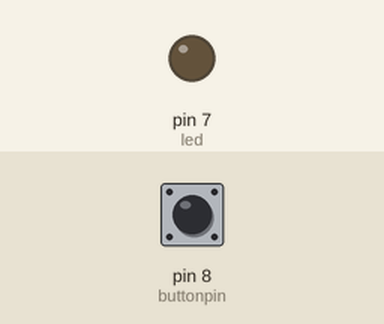
Bench run of a sketch on a simulated Arduino Uno, built with avr-gcc and run on an emulated ATmega328P. On the bench: output pins drawn as LEDs (lit = HIGH). Inputs (shaded band) come from the test bench; at power-on: pin 8 (buttonpin) LOW.

Above: at 1.2 s.
1.3 s: pin 8 (buttonpin) pulled HIGH for 0.15 s
At 1.6 s:
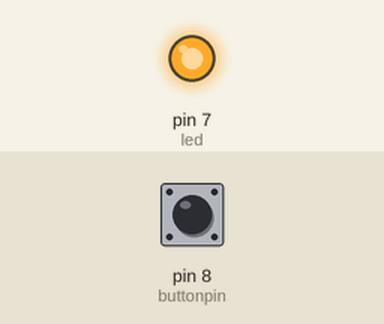
2.9 s: pin 8 (buttonpin) pulled HIGH for 1 s
At 4.0 s:
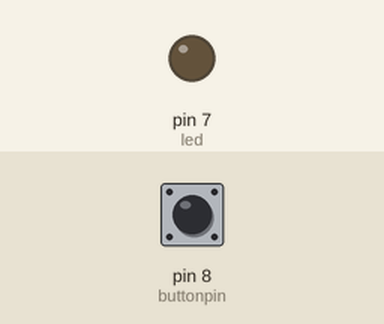
5.4 s: pin 8 (buttonpin) pulled HIGH for 3.2 s
At 5.9 s:
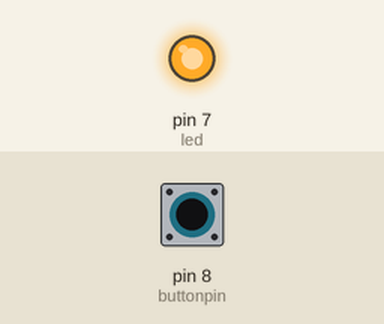
Timing chart, 0 to 8.4 s (numbered marks = the images above; inputs shaded):
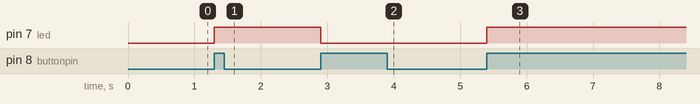

The sketch:

Program015toggle_switch.ino
```cpp
int ledstate=0;
int led=7;
int buttonpin=8;
int buttonnew;
int buttonold=1;
int dt=100;

void setup() {
  // put your setup code here, to run once:
  pinMode(led, OUTPUT);
  pinMode(buttonpin, INPUT);
  Serial.begin(9600);
}

void loop() {
  // put your main code here, to run repeatedly:
  buttonnew=digitalRead(buttonpin);
  if(buttonold==0 && buttonnew==1){
    if(ledstate==0){
      digitalWrite(led, HIGH);
      ledstate=1;
    } else {
      digitalWrite(led, LOW);
      ledstate=0;
    }
  }

  buttonold=buttonnew;
  delay(dt);

}
```

Measured:
- after the input at 1.3 s, pin 7 (led): LOW → HIGH at once
- after the input at 2.9 s, pin 7 (led): HIGH → LOW at once
- after the input at 5.4 s, pin 7 (led): LOW → HIGH at once
